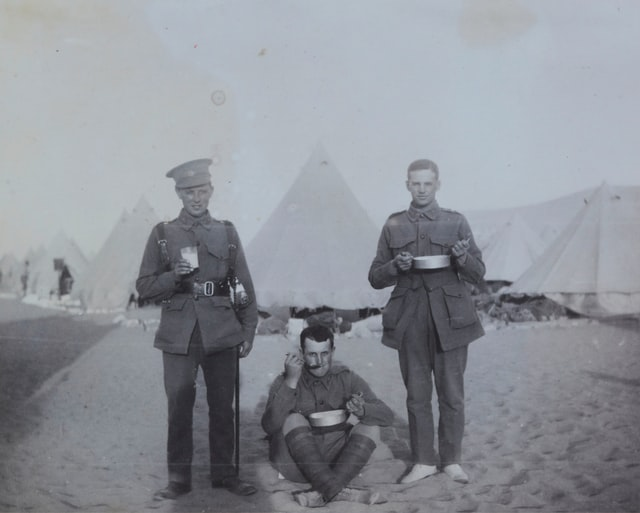
#> input picture img_in/museums-victoria-QF1v2yyUi4E-unsplash.jpg, 640 x 513 px
$ jupyter execute --allow-errors 01-image-preprocessing-analysis-tsepkov-yaroslav.ipynb
#> lines starting #> are read from the running program, lines starting #| are printed output that depends on the picture; after the words box and inside, x2 and y2 are one past the last pixel; in counts of white or black regions, pixels touching at a corner belong together
[cell 1]
import numpy as np
from PIL import Image
import cv2 as cv
import seaborn as sns
import matplotlib.pyplot as plt
#> (the rest of this cell did not finish here and is left out)

[cell 2]
img = Image.open('img_in/museums-victoria-QF1v2yyUi4E-unsplash.jpg').convert('L')
img_pxs = np.array(img)
img_pxs.shape
#> Out = (513, 640)

#> (a cell that did not finish here is left out)

Исходное изображение

[cell 4]
img

[cell 5]
def thresholdPreprocessing(img: Image.Image)->Image.Image:
    img = np.array(img)
    med = np.mean(img)*0.92
#> med = 133.7
    output_arr = np.where(img<=med, 0, 255)
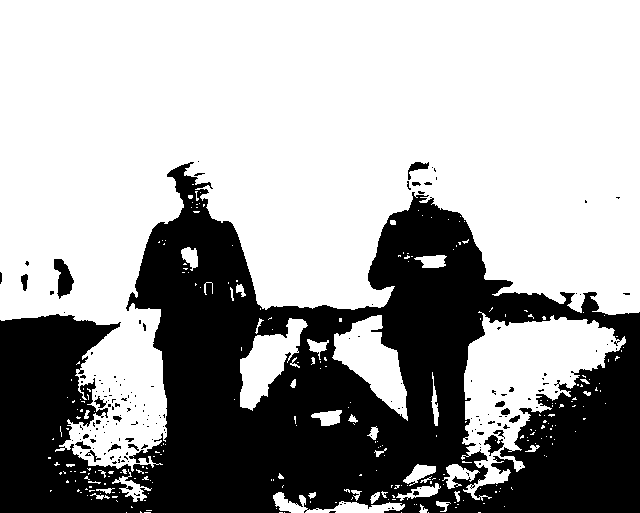
#> output_arr: shape (513, 640) int64; 64.5% white; 166 black regions (146 under 20 px), largest, box (x1, y1, x2, y2) and area: (0, 162, 640, 513) 114349, (54, 259, 74, 299) 462, (484, 435, 504, 456) 197
    output_img = Image.fromarray(np.uint8(output_arr))
    return output_img

[cell 6]
# [12 lines of commented-out code are left out]

[cell 7]
# outputTEC = thresholdEachChannel(img)
# outputTEC.convert('1')

[cell 8]
# histPlotImage(outputTEC)

[cell 9]
threshold_img = thresholdPreprocessing(img)
#> (the rest of this cell did not finish here and is left out)

[cell 10]
threshold_img

[cell 11]
def thresholdValue(img: Image.Image)->tuple:
    """
    The function returns threshold values for each channel
    :params img input your img in RGB
    :type img PIL.Image.Image
    :return tuple(list, list)
    """
    red, green, blue = img.split()
    arrays_chan = list(map(np.array, [red, green, blue]))
    minchan = list(map(np.min, arrays_chan))
    maxchan = list(map(np.max, arrays_chan))
    return minchan, maxchan

[cell 12]
def linearContrast(img: np.ndarray):
    """
    The function is implemented linear contrasting for RGB channels in the image.
    It normalizes each image channel
    :params img input your img in RGB
    :type img PIL.Image.Image
    :return PIL.Image.Image
    """
    Y_min, Y_max = 0, 255
    width = img.shape[1]
#> width = 640
    height = img.shape[0]
#> height = 513
    img_flatten = img_pxs.flatten()
    X_min = min(img_flatten)
#> X_min = 29
    X_max = max(img_flatten)
#> X_max = 196
    a = (Y_max - Y_min)/(X_max - X_min)
#> a = 1.53
    b = (Y_min*X_max - Y_max*X_min)/(X_max - X_min)
#> b = -44.28
    for i in range(height):
        for j in range(width):
            img[i,j] = a*img[i,j] + b
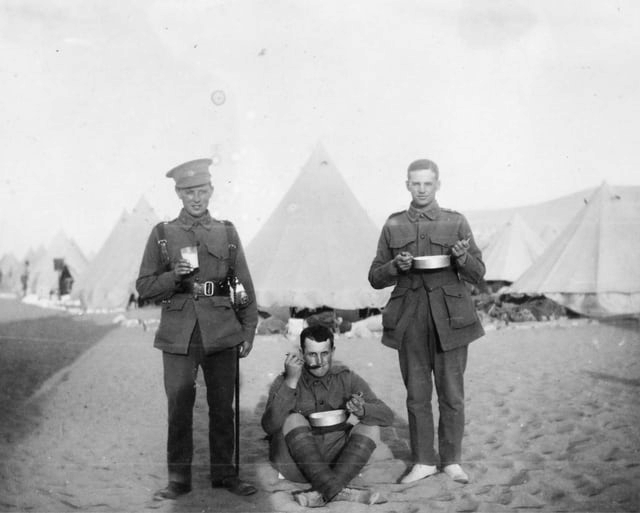
#> img: shape (513, 640); min 0, max 254, mean 177.2

    return img

[cell 13]
output_img = linearContrast(img_pxs)
# output_img.save('img_out/output_soldier.jpg')
Image.fromarray(output_img)

#> (a cell that did not finish here is left out)

[cell 15]
# preparing_img = Image.fromarray(np.array(output_img)//4+100)
# preparing_img.save('img_out/preparing_soldier.jpg')

[cell 16]
# histPlotImage(preparing_img)

[cell 17]
def preparingImg(img: Image.Image)->Image.Image:
    img = np.array(img)
    for i in range(img.shape[0]):
        for j in range(img.shape[1]):
            if np.isin(img[i,j],np.arange(100,150,1)).any():
                img[i,j] = 255
            else:
                img[i,j] = 0
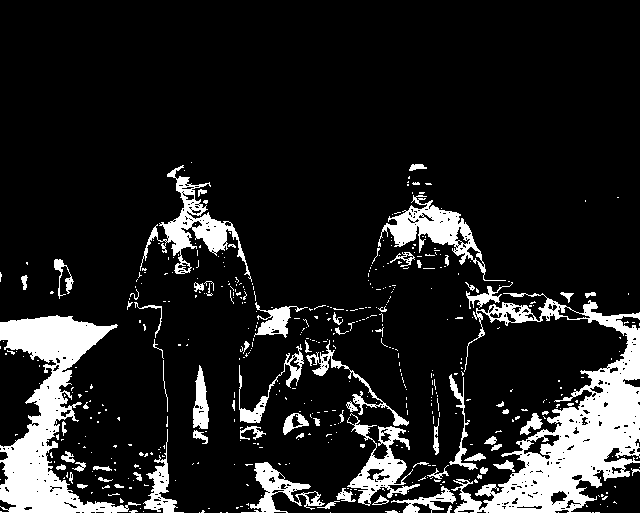
#> img: shape (513, 640); 13.4% white; 490 white regions (415 under 20 px), largest, box (x1, y1, x2, y2) and area: (451, 293, 640, 513) 14282, (0, 315, 141, 513) 10250, (140, 165, 252, 282) 2795
# [6 lines of commented-out code are left out]
    output_img = Image.fromarray(img)
    return output_img

[cell 18]
prep_soldeir = preparingImg(output_img)
prep_soldeir.save('preparing_soldir_v2.jpg')
prep_soldeir

#> (a cell that did not finish here is left out)

[cell 20]
x = np.linspace(0, 256, dtype=int)
y = np.zeros(len(x))
for i in range(0, len(x)):
    if x[i] in range(100,150):
        y[i] = 255
    else:
        y[i] = 0

[cell 21]
plt.plot(x, y)
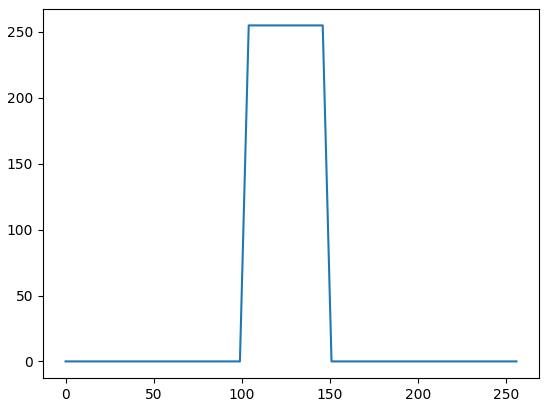
#> figure drawn by matplotlib, 1 panel; curve peaks at x = 104, y = 255
